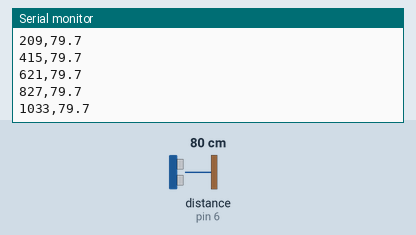
Bench run of a sketch on a simulated Arduino Uno, built with avr-gcc and run on an emulated ATmega328P. Parts: the last lines printed to the serial monitor. Wiring (from diagram.json): ultrasonic range finder: trigger pin 7; echo pin 6. The test bench sets the inputs (shaded band); at power-on: distance to the obstacle (sensor on pin 6) 80 cm. The echo pulse lasts 58.3 µs per cm.

Above: at 1.2 s.
1.3 s: distance to the obstacle (sensor on pin 6) set to 299 cm
At 1.4 s:
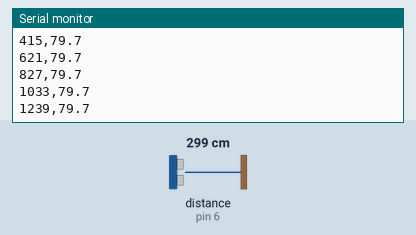
4.3 s: distance to the obstacle (sensor on pin 6) set to 2 cm
At 4.45 s:
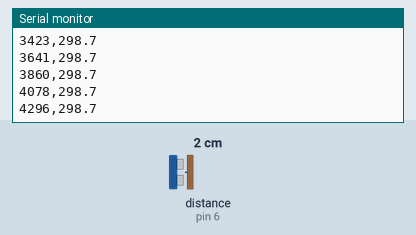
Timing chart, 0 to 7.3 s (numbered marks = the images above; inputs shaded):
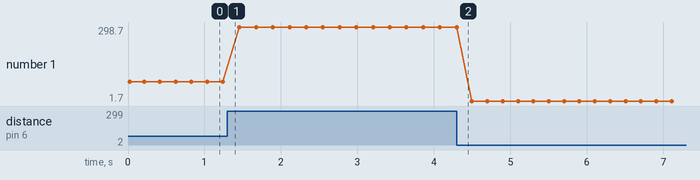

The sketch:

S2.ino
```cpp
// @pin TRIG=D7
// @pin ECHO=D6
// @baud 9600

const byte TRIG_PIN = 7;
const byte ECHO_PIN = 6;
// @tunable measurementIntervalMs
int measurementIntervalMs = 200;

void setup() {
  Serial.begin(9600);
  pinMode(TRIG_PIN, OUTPUT);
  pinMode(ECHO_PIN, INPUT);
  Serial.println("time_ms,distance_cm");
}

void loop() {
  digitalWrite(TRIG_PIN, LOW);
  delayMicroseconds(2);
  digitalWrite(TRIG_PIN, HIGH);
  delayMicroseconds(10);
  digitalWrite(TRIG_PIN, LOW);
  unsigned long durationUs = pulseIn(ECHO_PIN, HIGH, 30000);
  if (durationUs == 0) Serial.println("# out-of-range");
  else {
    float distanceCm = durationUs * 0.0343 / 2.0;
    Serial.print(millis());
    Serial.print(',');
    Serial.println(distanceCm, 1);
  }
  delay(measurementIntervalMs);
}
```

Measured:
- plotted number 1: 79.7 → 298.7 after the input at 1.3 s, 298.7 → 1.7 after the input at 4.3 s
